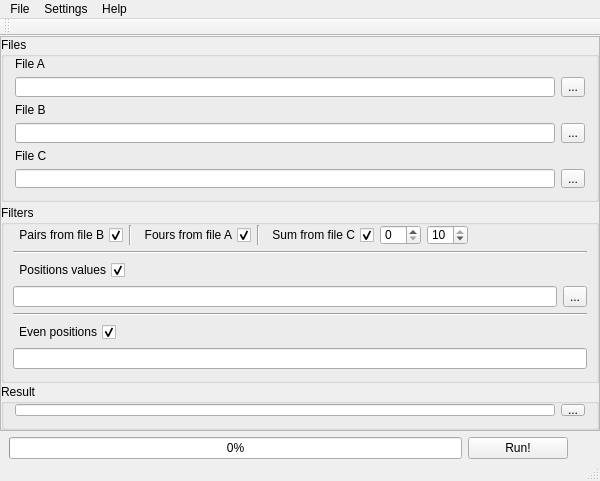
<?xml version="1.0" encoding="UTF-8"?>
<ui version="4.0">
 <class>GeneratorClass</class>
 <widget class="QMainWindow" name="GeneratorClass">
  <property name="geometry">
   <rect>
    <x>0</x>
    <y>0</y>
    <width>600</width>
    <height>481</height>
   </rect>
  </property>
  <property name="minimumSize">
   <size>
    <width>600</width>
    <height>481</height>
   </size>
  </property>
  <property name="maximumSize">
   <size>
    <width>16777215</width>
    <height>16777215</height>
   </size>
  </property>
  <property name="windowTitle">
   <string>Generator</string>
  </property>
  <widget class="QWidget" name="centralWidget">
   <layout class="QVBoxLayout" name="verticalLayout_10">
    <property name="leftMargin">
     <number>0</number>
    </property>
    <property name="topMargin">
     <number>0</number>
    </property>
    <property name="rightMargin">
     <number>0</number>
    </property>
    <property name="bottomMargin">
     <number>0</number>
    </property>
    <item>
     <widget class="QFrame" name="frame">
      <property name="frameShape">
       <enum>QFrame::StyledPanel</enum>
      </property>
      <property name="frameShadow">
       <enum>QFrame::Raised</enum>
      </property>
      <layout class="QVBoxLayout" name="verticalLayout">
       <property name="spacing">
        <number>3</number>
       </property>
       <property name="leftMargin">
        <number>0</number>
       </property>
       <property name="topMargin">
        <number>0</number>
       </property>
       <property name="rightMargin">
        <number>0</number>
       </property>
       <property name="bottomMargin">
        <number>0</number>
       </property>
       <item>
        <widget class="QGroupBox" name="groupBoxFiles">
         <property name="minimumSize">
          <size>
           <width>0</width>
           <height>165</height>
          </size>
         </property>
         <property name="maximumSize">
          <size>
           <width>16777215</width>
           <height>165</height>
          </size>
         </property>
         <property name="title">
          <string>Files</string>
         </property>
         <layout class="QVBoxLayout" name="verticalLayout_8">
          <property name="topMargin">
           <number>0</number>
          </property>
          <item>
           <layout class="QVBoxLayout" name="verticalLayout_2">
            <item>
             <widget class="QLabel" name="labelA">
              <property name="minimumSize">
               <size>
                <width>0</width>
                <height>0</height>
               </size>
              </property>
              <property name="text">
               <string>File A</string>
              </property>
              <property name="alignment">
               <set>Qt::AlignBottom|Qt::AlignLeading|Qt::AlignLeft</set>
              </property>
             </widget>
            </item>
            <item>
             <layout class="QHBoxLayout" name="horizontalLayoutA">
              <item>
               <widget class="QLineEdit" name="lineEditA"/>
              </item>
              <item>
               <widget class="QToolButton" name="toolButtonA">
                <property name="text">
                 <string notr="true">...</string>
                </property>
               </widget>
              </item>
             </layout>
            </item>
           </layout>
          </item>
          <item>
           <layout class="QVBoxLayout" name="verticalLayout_3">
            <item>
             <widget class="QLabel" name="labelB">
              <property name="minimumSize">
               <size>
                <width>0</width>
                <height>0</height>
               </size>
              </property>
              <property name="text">
               <string>File B</string>
              </property>
              <property name="alignment">
               <set>Qt::AlignBottom|Qt::AlignLeading|Qt::AlignLeft</set>
              </property>
             </widget>
            </item>
            <item>
             <layout class="QHBoxLayout" name="horizontalLayoutB">
              <item>
               <widget class="QLineEdit" name="lineEditB"/>
              </item>
              <item>
               <widget class="QToolButton" name="toolButtonB">
                <property name="text">
                 <string notr="true">...</string>
                </property>
               </widget>
              </item>
             </layout>
            </item>
           </layout>
          </item>
          <item>
           <layout class="QVBoxLayout" name="verticalLayout_4">
            <item>
             <widget class="QLabel" name="labelC">
              <property name="minimumSize">
               <size>
                <width>0</width>
                <height>0</height>
               </size>
              </property>
              <property name="text">
               <string>File C</string>
              </property>
              <property name="alignment">
               <set>Qt::AlignBottom|Qt::AlignLeading|Qt::AlignLeft</set>
              </property>
             </widget>
            </item>
            <item>
             <layout class="QHBoxLayout" name="horizontalLayoutC">
              <item>
               <widget class="QLineEdit" name="lineEditC"/>
              </item>
              <item>
               <widget class="QToolButton" name="toolButtonC">
                <property name="text">
                 <string notr="true">...</string>
                </property>
               </widget>
              </item>
             </layout>
            </item>
           </layout>
          </item>
         </layout>
        </widget>
       </item>
       <item>
        <widget class="QGroupBox" name="groupBoxFilters">
         <property name="minimumSize">
          <size>
           <width>0</width>
           <height>178</height>
          </size>
         </property>
         <property name="maximumSize">
          <size>
           <width>16777214</width>
           <height>178</height>
          </size>
         </property>
         <property name="title">
          <string>Filters</string>
         </property>
         <property name="flat">
          <bool>false</bool>
         </property>
         <layout class="QVBoxLayout" name="verticalLayout_6">
          <property name="leftMargin">
           <number>9</number>
          </property>
          <property name="topMargin">
           <number>0</number>
          </property>
          <property name="rightMargin">
           <number>9</number>
          </property>
          <item>
           <layout class="QHBoxLayout" name="horizontalLayoutFilter1">
            <item>
             <widget class="QCheckBox" name="checkBoxFilterPairsB">
              <property name="layoutDirection">
               <enum>Qt::RightToLeft</enum>
              </property>
              <property name="text">
               <string>Pairs from file B</string>
              </property>
              <property name="checked">
               <bool>true</bool>
              </property>
              <property name="tristate">
               <bool>false</bool>
              </property>
             </widget>
            </item>
            <item>
             <widget class="Line" name="line">
              <property name="orientation">
               <enum>Qt::Vertical</enum>
              </property>
             </widget>
            </item>
            <item>
             <widget class="QCheckBox" name="checkBoxFilterFoursA">
              <property name="layoutDirection">
               <enum>Qt::RightToLeft</enum>
              </property>
              <property name="text">
               <string>Fours from file A</string>
              </property>
              <property name="checked">
               <bool>true</bool>
              </property>
             </widget>
            </item>
            <item>
             <widget class="Line" name="line_2">
              <property name="orientation">
               <enum>Qt::Vertical</enum>
              </property>
             </widget>
            </item>
            <item>
             <widget class="QCheckBox" name="checkBoxFilterSumC">
              <property name="layoutDirection">
               <enum>Qt::RightToLeft</enum>
              </property>
              <property name="text">
               <string>Sum from file C</string>
              </property>
              <property name="checked">
               <bool>true</bool>
              </property>
             </widget>
            </item>
            <item>
             <widget class="QSpinBox" name="spinBoxSumCMin">
              <property name="minimumSize">
               <size>
                <width>0</width>
                <height>20</height>
               </size>
              </property>
              <property name="maximum">
               <number>10</number>
              </property>
             </widget>
            </item>
            <item>
             <widget class="QSpinBox" name="spinBoxSumCMax">
              <property name="minimumSize">
               <size>
                <width>0</width>
                <height>20</height>
               </size>
              </property>
              <property name="maximum">
               <number>10</number>
              </property>
              <property name="value">
               <number>10</number>
              </property>
             </widget>
            </item>
            <item>
             <spacer name="horizontalSpacer">
              <property name="orientation">
               <enum>Qt::Horizontal</enum>
              </property>
              <property name="sizeHint" stdset="0">
               <size>
                <width>40</width>
                <height>20</height>
               </size>
              </property>
             </spacer>
            </item>
           </layout>
          </item>
          <item>
           <widget class="Line" name="line_3">
            <property name="orientation">
             <enum>Qt::Horizontal</enum>
            </property>
           </widget>
          </item>
          <item>
           <layout class="QVBoxLayout" name="verticalLayout_7">
            <item>
             <layout class="QHBoxLayout" name="horizontalLayout_3">
              <item>
               <widget class="QCheckBox" name="checkBoxFilterPositionsValues">
                <property name="layoutDirection">
                 <enum>Qt::RightToLeft</enum>
                </property>
                <property name="text">
                 <string>Positions values</string>
                </property>
                <property name="checked">
                 <bool>true</bool>
                </property>
               </widget>
              </item>
              <item>
               <spacer name="horizontalSpacer_2">
                <property name="orientation">
                 <enum>Qt::Horizontal</enum>
                </property>
                <property name="sizeHint" stdset="0">
                 <size>
                  <width>40</width>
                  <height>20</height>
                 </size>
                </property>
               </spacer>
              </item>
             </layout>
            </item>
            <item>
             <layout class="QHBoxLayout" name="horizontalLayout_2">
              <item>
               <widget class="QLineEdit" name="lineEditPositionsValues">
                <property name="toolTip">
                 <string>File with strings such as
1, 3, 8, 10
2, 6, 12, 18
and so on</string>
                </property>
               </widget>
              </item>
              <item>
               <widget class="QToolButton" name="toolButtonPositionsValues">
                <property name="text">
                 <string notr="true">...</string>
                </property>
               </widget>
              </item>
             </layout>
            </item>
           </layout>
          </item>
          <item>
           <widget class="Line" name="line_4">
            <property name="orientation">
             <enum>Qt::Horizontal</enum>
            </property>
           </widget>
          </item>
          <item>
           <layout class="QVBoxLayout" name="verticalLayout_5">
            <item>
             <layout class="QHBoxLayout" name="horizontalLayout_4">
              <item>
               <widget class="QCheckBox" name="checkBoxFilterEvenPositions">
                <property name="layoutDirection">
                 <enum>Qt::RightToLeft</enum>
                </property>
                <property name="text">
                 <string>Even positions</string>
                </property>
                <property name="checked">
                 <bool>true</bool>
                </property>
               </widget>
              </item>
              <item>
               <spacer name="horizontalSpacer_3">
                <property name="orientation">
                 <enum>Qt::Horizontal</enum>
                </property>
                <property name="sizeHint" stdset="0">
                 <size>
                  <width>40</width>
                  <height>20</height>
                 </size>
                </property>
               </spacer>
              </item>
             </layout>
            </item>
            <item>
             <widget class="QLineEdit" name="lineEditEvenPositions">
              <property name="toolTip">
               <string>Comma separated list of numbers</string>
              </property>
             </widget>
            </item>
           </layout>
          </item>
         </layout>
        </widget>
       </item>
       <item>
        <widget class="QGroupBox" name="groupBoxResult">
         <property name="minimumSize">
          <size>
           <width>0</width>
           <height>46</height>
          </size>
         </property>
         <property name="maximumSize">
          <size>
           <width>16777215</width>
           <height>46</height>
          </size>
         </property>
         <property name="title">
          <string>Result</string>
         </property>
         <layout class="QVBoxLayout" name="verticalLayout_9">
          <property name="topMargin">
           <number>0</number>
          </property>
          <item>
           <layout class="QHBoxLayout" name="horizontalLayout">
            <item>
             <widget class="QLineEdit" name="lineEditResult"/>
            </item>
            <item>
             <widget class="QToolButton" name="toolButtonResult">
              <property name="text">
               <string notr="true">...</string>
              </property>
             </widget>
            </item>
           </layout>
          </item>
         </layout>
        </widget>
       </item>
      </layout>
     </widget>
    </item>
    <item>
     <layout class="QHBoxLayout" name="horizontalLayoutRun">
      <property name="leftMargin">
       <number>9</number>
      </property>
      <property name="rightMargin">
       <number>32</number>
      </property>
      <item>
       <widget class="QProgressBar" name="progressBar">
        <property name="maximumSize">
         <size>
          <width>16777215</width>
          <height>16777215</height>
         </size>
        </property>
        <property name="value">
         <number>0</number>
        </property>
        <property name="invertedAppearance">
         <bool>false</bool>
        </property>
        <property name="format">
         <string notr="true">%p%</string>
        </property>
       </widget>
      </item>
      <item>
       <widget class="QPushButton" name="pushButtonRun">
        <property name="minimumSize">
         <size>
          <width>100</width>
          <height>0</height>
         </size>
        </property>
        <property name="maximumSize">
         <size>
          <width>100</width>
          <height>16777215</height>
         </size>
        </property>
        <property name="text">
         <string notr="true">Run!</string>
        </property>
       </widget>
      </item>
     </layout>
    </item>
    <item>
     <spacer name="verticalSpacer">
      <property name="orientation">
       <enum>Qt::Vertical</enum>
      </property>
      <property name="sizeHint" stdset="0">
       <size>
        <width>20</width>
        <height>40</height>
       </size>
      </property>
     </spacer>
    </item>
   </layout>
  </widget>
  <widget class="QMenuBar" name="menuBar">
   <property name="geometry">
    <rect>
     <x>0</x>
     <y>0</y>
     <width>600</width>
     <height>21</height>
    </rect>
   </property>
   <widget class="QMenu" name="menuFile">
    <property name="title">
     <string>File</string>
    </property>
    <addaction name="actionExit"/>
   </widget>
   <widget class="QMenu" name="menuHelp">
    <property name="title">
     <string>Help</string>
    </property>
    <addaction name="actionAbout"/>
   </widget>
   <widget class="QMenu" name="menuSettings">
    <property name="title">
     <string>Settings</string>
    </property>
    <widget class="QMenu" name="menuLanguage">
     <property name="title">
      <string>Language</string>
     </property>
     <addaction name="actionEnglish"/>
     <addaction name="actionRussian"/>
    </widget>
    <addaction name="menuLanguage"/>
   </widget>
   <addaction name="menuFile"/>
   <addaction name="menuSettings"/>
   <addaction name="menuHelp"/>
  </widget>
  <widget class="QToolBar" name="mainToolBar">
   <attribute name="toolBarArea">
    <enum>TopToolBarArea</enum>
   </attribute>
   <attribute name="toolBarBreak">
    <bool>false</bool>
   </attribute>
  </widget>
  <widget class="QStatusBar" name="statusBar"/>
  <action name="actionExit">
   <property name="text">
    <string>Exit</string>
   </property>
  </action>
  <action name="actionAbout">
   <property name="text">
    <string>About...</string>
   </property>
  </action>
  <action name="actionEnglish">
   <property name="checkable">
    <bool>true</bool>
   </property>
   <property name="text">
    <string>English</string>
   </property>
   <property name="locale" stdset="0">
    <string notr="true">en_US</string>
   </property>
  </action>
  <action name="actionRussian">
   <property name="checkable">
    <bool>true</bool>
   </property>
   <property name="text">
    <string>Russian</string>
   </property>
   <property name="locale" stdset="0">
    <string notr="true">ru_RU</string>
   </property>
  </action>
 </widget>
 <layoutdefault spacing="6" margin="11"/>
 <resources>
  <include location="Generator.qrc"/>
 </resources>
 <connections>
  <connection>
   <sender>actionExit</sender>
   <signal>triggered()</signal>
   <receiver>GeneratorClass</receiver>
   <slot>close()</slot>
   <hints>
    <hint type="sourcelabel">
     <x>-1</x>
     <y>-1</y>
    </hint>
    <hint type="destinationlabel">
     <x>299</x>
     <y>199</y>
    </hint>
   </hints>
  </connection>
  <connection>
   <sender>actionEnglish</sender>
   <signal>triggered()</signal>
   <receiver>GeneratorClass</receiver>
   <slot>ChangeLocale()</slot>
   <hints>
    <hint type="sourcelabel">
     <x>-1</x>
     <y>-1</y>
    </hint>
    <hint type="destinationlabel">
     <x>299</x>
     <y>124</y>
    </hint>
   </hints>
  </connection>
  <connection>
   <sender>actionRussian</sender>
   <signal>triggered()</signal>
   <receiver>GeneratorClass</receiver>
   <slot>ChangeLocale()</slot>
   <hints>
    <hint type="sourcelabel">
     <x>-1</x>
     <y>-1</y>
    </hint>
    <hint type="destinationlabel">
     <x>299</x>
     <y>124</y>
    </hint>
   </hints>
  </connection>
  <connection>
   <sender>pushButtonRun</sender>
   <signal>clicked()</signal>
   <receiver>GeneratorClass</receiver>
   <slot>Run()</slot>
   <hints>
    <hint type="sourcelabel">
     <x>627</x>
     <y>440</y>
    </hint>
    <hint type="destinationlabel">
     <x>690</x>
     <y>444</y>
    </hint>
   </hints>
  </connection>
 </connections>
 <slots>
  <slot>ChangeLocale()</slot>
  <slot>Run()</slot>
 </slots>
</ui>
